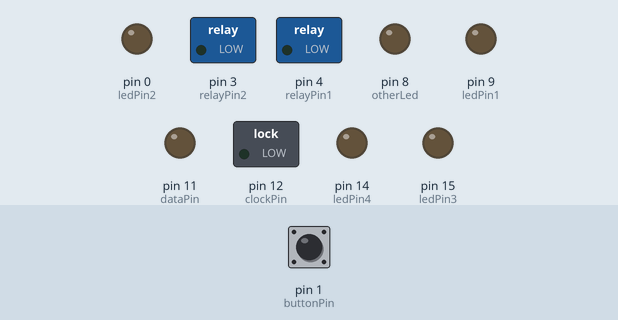
Recording of a sketch running on a simulated Arduino Uno, built with avr-gcc and run on an emulated ATmega328P. Shown: switched loads named in the sketch (green lamp = pin HIGH), output pins drawn as LEDs (lit = HIGH). Inputs (shaded band) come from the test bench; at power-on: pin 1 (buttonPin) HIGH.

Above: at 1.2 s.
1.3 s: pin 1 (buttonPin) pulled LOW for 0.15 s
At 2.2 s:
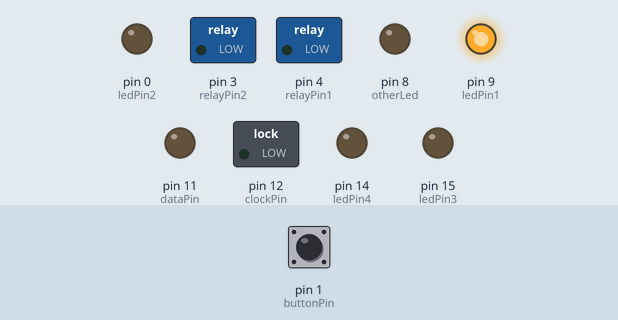
3.2 s: pin 1 (buttonPin) pulled LOW for 1 s
At 4.9 s:
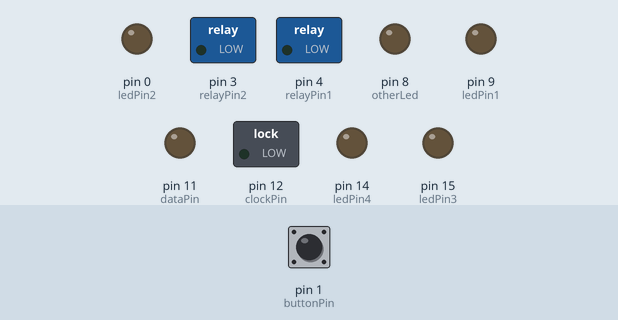
6.0 s: pin 1 (buttonPin) pulled LOW for 3.2 s
At 9.4 s:
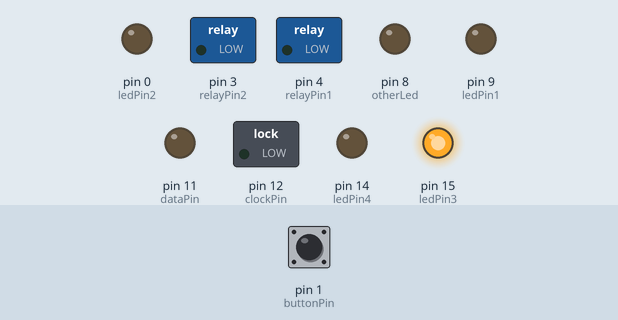
10.7 s: pin 1 (buttonPin) pulled LOW for 0.15 s
At 11.8 s:
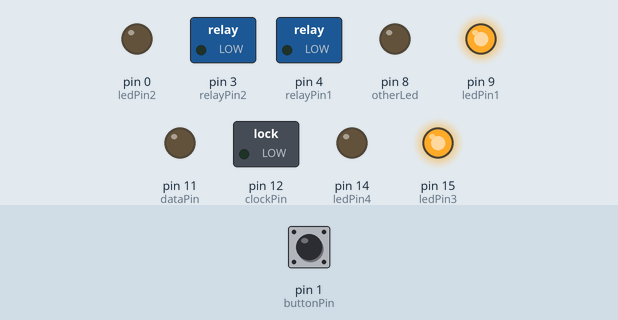
12.6 s: pin 1 (buttonPin) pulled LOW for 0.15 s
At 14.2 s:
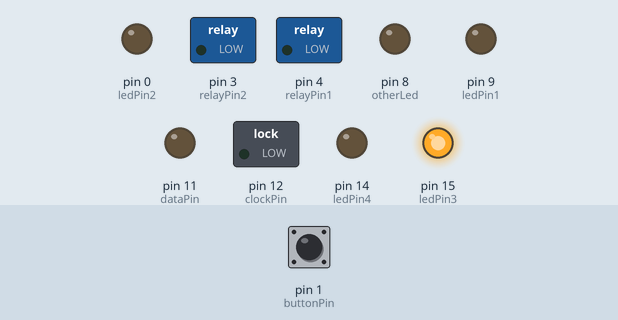
14.5 s: pin 1 (buttonPin) pulsed LOW 5 times (0.12 s each, 0.3 s apart)
At 15.4 s:
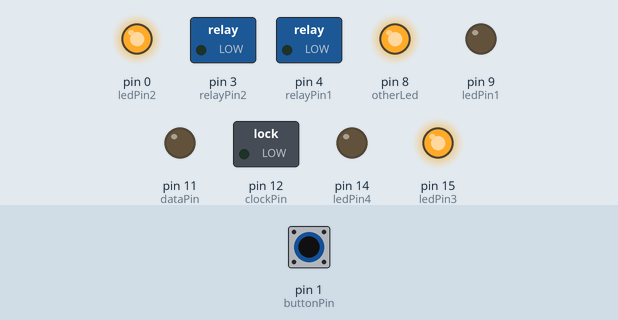
Timing chart, 0 to 17.6 s (numbered marks = the images above; inputs shaded):
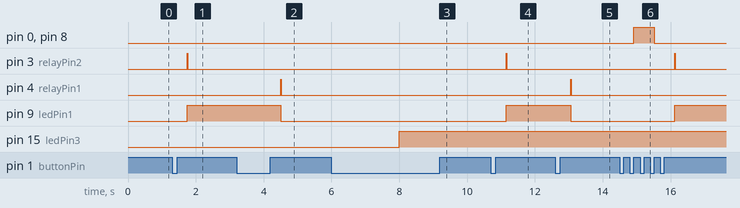

Measured:
- after the input at 1.3 s, pin 3 (relayPin2): LOW → HIGH after 0.45 s, → LOW 0.02 s later; pin 9 (ledPin1): LOW → HIGH after 0.45 s
- after the input at 3.2 s, pin 4 (relayPin1): LOW → HIGH after 1.3 s, → LOW 0.02 s later; pin 9 (ledPin1): HIGH → LOW after 1.3 s
- after the input at 6.0 s, pin 15 (ledPin3): LOW → HIGH after 2.0 s
- after the input at 10.7 s, pin 3 (relayPin2): LOW → HIGH after 0.45 s, → LOW 0.02 s later; pin 9 (ledPin1): LOW → HIGH after 0.45 s
- after the input at 12.6 s, pin 4 (relayPin1): LOW → HIGH after 0.45 s, → LOW 0.02 s later; pin 9 (ledPin1): HIGH → LOW after 0.45 s
- after the input at 14.5 s, pin 0 (ledPin2), pin 8 (otherLed): LOW → HIGH after 0.42 s, → LOW 0.60 s later; pin 3 (relayPin2): LOW → HIGH after 1.6 s, → LOW 0.02 s later; pin 9 (ledPin1): LOW → HIGH after 1.6 s

The sketch:

Double_Click_Bypassing_for_Boost_v1.2.ino
```cpp
/* 4-Way Button: Click, Double-Click, Press+Hold, and Press+Long-Hold Test Sketch
By Jeff Saltzman
Oct. 13, 2009

To keep a physical interface as simple as possible, this sketch demonstrates generating four output events from a single push-button.
1) Click: rapid press and release
2) Double-Click: two clicks in quick succession
3) Press and Hold: holding the button down
4) Long Press and Hold: holding the button down for a long time
*/

#define buttonPin 1 // analog input pin to use as a digital input
#define ledPin1 9 // Bypass LED
#define ledPin2 0 // JFET Switch
#define ledPin3 15 // this is nothing
#define ledPin4 14 // ... and this too
#define relayPin1 4      // digital output pin for relaypin1
#define relayPin2 3      // digital output pin for relaypin2
#define otherLed 8      // MORE LED

/*

Button - Pin 1


*/

int latchPin = 8;
int clockPin = 12;
int dataPin = 11;

boolean dClickStatus = false;
boolean shortHoldStatus = false;
boolean longHoldStatus = false;

// LED variables
boolean ledVal1 = false; // state of LED 1
boolean ledVal2 = false; // state of LED 2
boolean ledVal3 = false; // state of LED 3
boolean ledVal4 = false; // state of LED 4

boolean latch = LOW;
boolean dClick = LOW;
boolean shortHold = LOW;
boolean longHold = LOW;

/*
MULTI-CLICK: One Button, Multiple Events

Oct 12, 2009
Run checkButton() to retrieve a button event:
Click
Double-Click
Hold
Long Hold
*/

// Button timing variables
int debounce = 20; // ms debounce period to prevent flickering when pressing or releasing the button
int DCgap = 300; // max ms between clicks for a double click event
int holdTime = 2000; // ms hold period: how long to wait for press+hold event
int longHoldTime = 5000; // ms long hold period: how long to wait for press+hold event

// Other button variables
boolean buttonVal = HIGH; // value read from button
boolean buttonLast = HIGH; // buffered value of the button's previous state
boolean DCwaiting = false; // whether we're waiting for a double click (down)
boolean DConUp = false; // whether to register a double click on next release, or whether to wait and click
boolean singleOK = true; // whether it's OK to do a single click
long downTime = -1; // time the button was pressed down
long upTime = -1; // time the button was released
boolean ignoreUp = false; // whether to ignore the button release because the click+hold was triggered
boolean waitForUp = false; // when held, whether to wait for the up event
boolean holdEventPast = false; // whether or not the hold event happened already
boolean longHoldEventPast = false;// whether or not the long hold event happened already

int checkButton()
{
int event = 0;
// Read the state of the button
buttonVal = digitalRead(buttonPin);
// Button pressed down
if (buttonVal == LOW && buttonLast == HIGH && (millis() - upTime) > debounce) {
downTime = millis();
ignoreUp = false;
waitForUp = false;
singleOK = true;
holdEventPast = false;
longHoldEventPast = false;
if ((millis()-upTime) < DCgap && DConUp == false && DCwaiting == true) DConUp = true;
else DConUp = false;
DCwaiting = false;
}
// Button released
else if (buttonVal == HIGH && buttonLast == LOW && (millis() - downTime) > debounce) {
if (not ignoreUp) {
upTime = millis();
if (DConUp == false) DCwaiting = true;
else {
event = 2;
DConUp = false;
DCwaiting = false;
singleOK = false;
}
}
}
// Test for normal click event: DCgap expired
if ( buttonVal == HIGH && (millis()-upTime) >= DCgap && DCwaiting == true && DConUp == false && singleOK == true) {
event = 1;
DCwaiting = false;
}
// Test for hold
if (buttonVal == LOW && (millis() - downTime) >= holdTime) {
// Trigger "normal" hold
if (not holdEventPast) {
event = 3;
waitForUp = true;
ignoreUp = true;
DConUp = false;
DCwaiting = false;
//downTime = millis();
holdEventPast = true;
}
// Trigger "long" hold
if ((millis() - downTime) >= longHoldTime) {
if (not longHoldEventPast) {
event = 4;
longHoldEventPast = true;
}
}
}
buttonLast = buttonVal;
return event;
}

//=================================================

void setup()
{
// Set button input pin
pinMode(buttonPin, INPUT);
digitalWrite(buttonPin, HIGH );
// Set LED output pins
pinMode(ledPin1, OUTPUT);
digitalWrite(ledPin1, ledVal1);
pinMode(ledPin2, OUTPUT);
digitalWrite(ledPin2, ledVal2);
pinMode(ledPin3, OUTPUT);
digitalWrite(ledPin3, ledVal3);
pinMode(ledPin4, OUTPUT);
digitalWrite(ledPin4, ledVal4);

  pinMode(relayPin1, OUTPUT);
  digitalWrite(relayPin1, LOW);
  pinMode(relayPin2, OUTPUT);
  digitalWrite(relayPin2, LOW);

  pinMode(latchPin, OUTPUT);
  pinMode(dataPin, OUTPUT);
  pinMode(clockPin, OUTPUT);
}

void loop()
{
// Get button event and act accordingly
int b = checkButton();
if (b == 1) clickEvent();
if (b == 2) doubleClickEvent();
if (b == 3) holdEvent();
if (b == 4) longHoldEvent();
}

//=================================================
// Events to trigger by click and press+hold

void clickEvent() {
  ledVal1 = !ledVal1;

  if (latch) {  // set relay
    digitalWrite (ledPin1, ledVal1);
    digitalWrite (relayPin1, HIGH);
    delay(15);
    digitalWrite (relayPin1, LOW);
  }
  else {  // reset relay
    digitalWrite (ledPin1, ledVal1);
    digitalWrite (relayPin2, HIGH);
    delay(15);
    digitalWrite (relayPin2, LOW);
  }
  latch = !latch;

}

void doubleClickEvent() {
  ledVal2 = !ledVal2;
  digitalWrite(ledPin2, ledVal2);
  digitalWrite(otherLed, ledVal2);
}

void holdEvent() {
ledVal3 = !ledVal3;
digitalWrite(ledPin3, ledVal3);
}

void longHoldEvent() {
ledVal4 = !ledVal4;
digitalWrite(ledPin4, ledVal4);
}
```

WaveTable.cpp
```cpp
/*
  WaveTable.cpp - Library for WaveTable lookup.
  Created by Christian Terjesen, April 28, 2018.
  For Adventure Audio LLC use only.
*/

#include "Arduino.h"
#include "WaveTable.h"

WaveTable::WaveTable()
{
}
```

Source omitted: WaveTable.h (23401 bytes)
